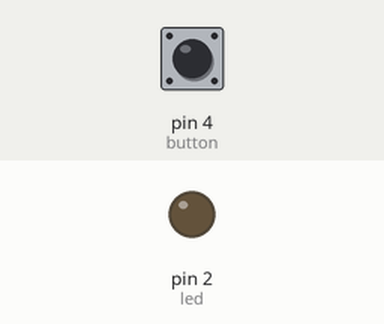
Recording of a sketch running on a simulated Arduino Uno, built with avr-gcc and run on an emulated ATmega328P. Shown: output pins drawn as LEDs (lit = HIGH). Inputs (shaded band) come from the test bench; at power-on: pin 4 (button) LOW.

Above: at 1.2 s.
1.3 s: pin 4 (button) pulled HIGH for 0.15 s
At 2.5 s:
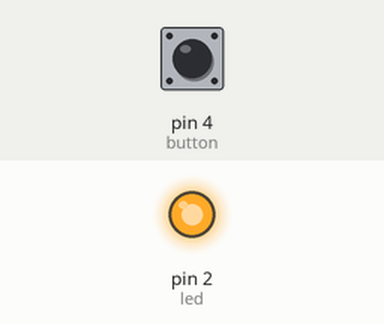
2.9 s: pin 4 (button) pulled HIGH for 1 s
At 3.9 s:
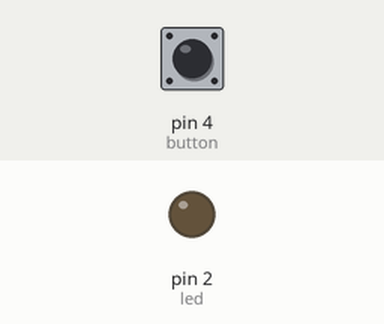
5.4 s: pin 4 (button) pulled HIGH for 3.2 s
At 5.8 s:
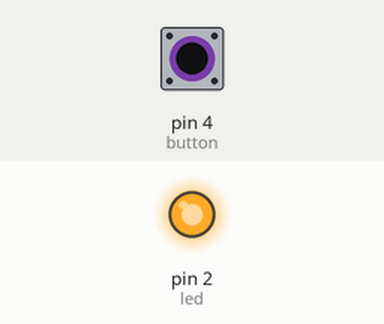
Timing chart, 0 to 8.4 s (numbered marks = the images above; inputs shaded):
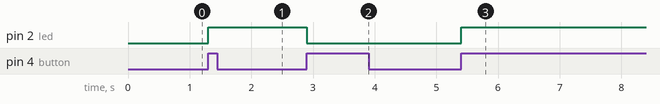

The sketch:

Toggle.ino
```cpp
 //2 (ขาปล่อยสัญญาณ)
//4  (ขารับสัญญาณ) จากวงจรไฟวิ่งผ่านสวิตอยู่แล้ว
int led=2;
int button=4;
int val=0;
int old_val=0;
int state=0;

void setup ()
{
  pinMode(led,OUTPUT);
  pinMode(button,INPUT);

}


void loop()
{ val=digitalRead(button);
if( (val==HIGH) && (old_val==LOW)) {
  state=!state;}
  old_val=val;
  if (state==1) { digitalWrite(led, HIGH);}
  else {digitalWrite (led,LOW);}


}
```

Measured:
- after the input at 1.3 s, pin 2 (led): LOW → HIGH at once
- after the input at 2.9 s, pin 2 (led): HIGH → LOW at once
- after the input at 5.4 s, pin 2 (led): LOW → HIGH at once
